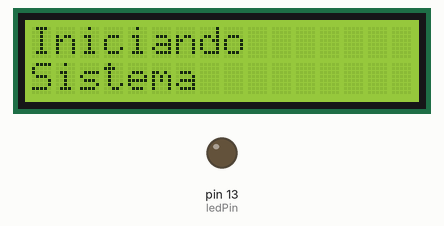
The sketch below on a simulated Arduino Uno, built with avr-gcc and run on an emulated ATmega328P. On the bench: 16×2 character LCD, output pins drawn as LEDs (lit = HIGH). Dashed ring = blinking.

Above: at 0.1 s.
At 2.1 s:
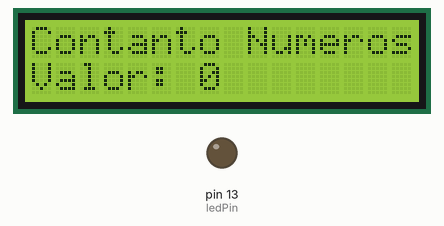
At 8.1 s:
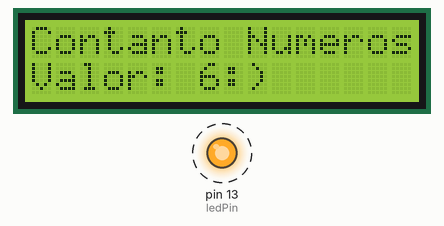
At 15.6 s:
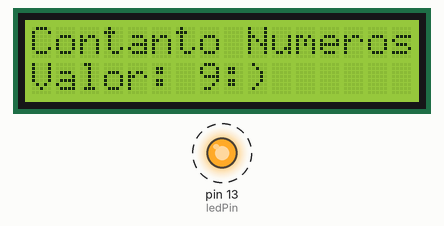
Timing chart, 0 to 18.6 s (numbered marks = the images above):
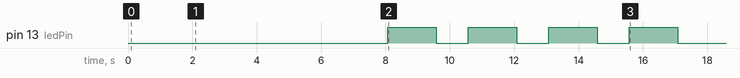

The sketch:

UTN-Clase-Arduino08_001.ino
```cpp
//Libreria para LCD
#include <LiquidCrystal.h>

//Cnfiguro LCD (pines)
LiquidCrystal lcd(12, 11, 5, 4, 3, 2);

int contador = 0;
int ledPin = 13;

void setup()
{
  //configuro el pin del led
  pinMode(ledPin,OUTPUT);
  //Inicializo el LCD
  lcd.begin(16,2);
  //Mando un mensaje para mostrar en el LCD
  lcd.print("Iniciando");
  //Indico la línea en la que se muestra el mensaje
  lcd.setCursor(0,1);
  lcd.print("Sistema");
  delay(1000);
  //Limpio el LCD
  lcd.clear();

  //Muestro nuevamente
  lcd.print("Iniciando");
  lcd.setCursor(0,1);
  lcd.print("Sistema");
  delay(1000);
  lcd.clear();

  //Nuevo mensaje
  lcd.print("Contanto Numeros");
  lcd.setCursor(0,1);
  lcd.print("Valor:");
}

void loop()
{
  lcd.setCursor(7,1);
  lcd.print(contador);

  //Muestro una carita y luego la borro si el contador esta en 2
  if(contador > 5 && contador < 10)
  {
    digitalWrite(ledPin,HIGH);
    lcd.print(":)");
    delay(1500);
    digitalWrite(ledPin,LOW);
    lcd.setCursor(8,1);
    lcd.print("  ");
  }

  contador++;
  delay(1000);
}
```

Measured:
- by itself, pin 13 (ledPin): LOW → HIGH at 8.1 s, → LOW 1.5 s later, → HIGH 1.0 s later, → LOW 1.5 s later, … (8 changes in this stretch)
- what the display in image 1 shows lasts 1.0 s, from 2.1 s to 3.1 s
- what the display in image 2 shows lasts 1.5 s, from 8.1 s to 9.6 s
